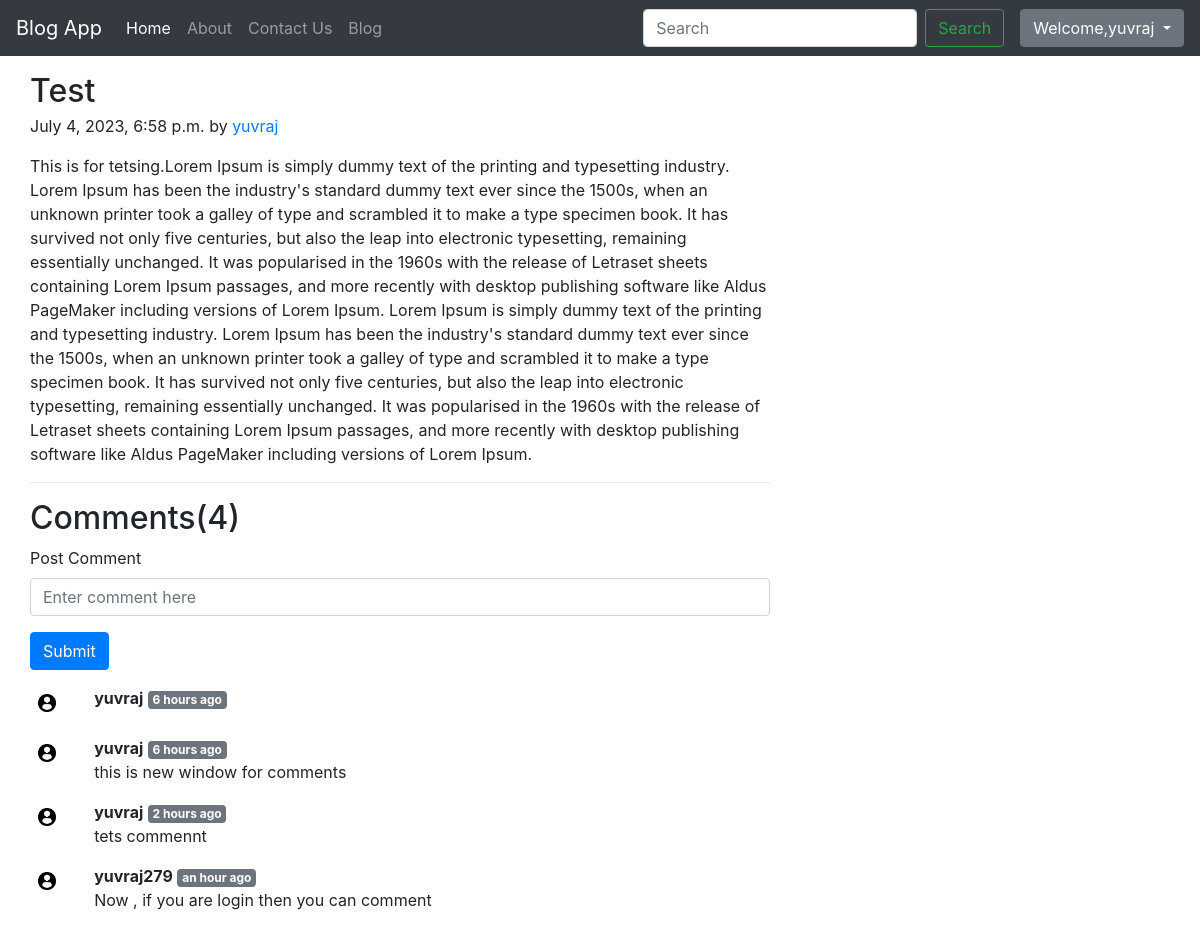
The page /blog/firstpost (signed in) on the database its author committed.
### blog/models.py (models this page shows, shortened)
class Post(models.Model):
    sno=models.AutoField(primary_key=True)
    title=models.CharField(max_length=255)
    author=models.CharField(max_length=13)
    slug=models.CharField(max_length=130)
    content=models.TextField()
    timeStamp=models.DateTimeField(blank=True)

class BlogComment(models.Model):
    sno=models.AutoField(primary_key=True)
    comment=models.TextField()
    user=models.ForeignKey(User,on_delete=models.CASCADE)
    post=models.ForeignKey(Post, on_delete=models.CASCADE)
    parent=models.ForeignKey('self',on_delete=models.CASCADE, null=True)
    timestamp=models.DateTimeField(default=now)

### blog/views.py (the view)
# urls.py: path('<str:slug>',views.blogPost, name='blogPost'),
def blogPost(request, slug):
        post=Post.objects.filter(slug=slug).first()
        comments=BlogComment.objects.filter(post=post)
        context={'post':post, 'comments':comments, 'user':request.user}
        return render(request,'blog/blogPost.html', context )

### templates/blog/blogPost.html (shortened to what this page needs)
{% extends 'base.html' %}
{% block body %}
{% load humanize %}
<div class="col-md-8">
  <div class="container my-3">
    <h2 class="display-5 link-body-emphasis mb-1">{{post.title}}</h2>
    <p class="blog-post-meta">{{post.timeStamp}} by <a href="/about">{{post.author}}</a></p>
    <p>{{post.content}}</p>
    <hr>
</div>
<div class="container">
  <h2>Comments({{comments.count}})</h2>
  <div class="my-2">
    {% if user.is_authenticated %}
    <form action="/blog/postComment" method="post">
        <div class="form-group">
            <label for="exampleInputEmail1">Post Comment </label>
            <input type="text" class="form-control" name="comment" placeholder="Enter comment here">
        </div>
        <button type="submit" class="btn btn-primary">Submit</button>
    </form>
    {% else %}
    Please login to post a comment
    {% endif %}
</div>
  {% for comment in comments %}
  <div class="row my-3">
  <div class="col-md-1 ">
    <img class="rounded mx-auto d-block w-100 p-2" src="/static/user1.png"  alt="user">
  </div>
  <div class="col-md-11 "><b>{{comment.user.username}}</b> <span class="badge badge-secondary ">{{comment.timestamp | naturaltime}}</span>
    <div>{{comment.comment}}</div>
    </div>
  </div>
  {% endfor %}
</div>
{% endblock body %}

### templates/base.html (shortened to what this page needs)
<!doctype html>
<html lang="en">
  <head>
    <link rel="stylesheet" href="https://cdn.jsdelivr.net/npm/bootstrap@4.3.1/dist/css/bootstrap.min.css">
  </head>
  <body>
    <nav class="navbar navbar-expand-lg navbar-dark bg-dark">
      <a class="navbar-brand" href="/">Blog App</a>
      <div class="collapse navbar-collapse" id="navbarSupportedContent">
        <ul class="navbar-nav mr-auto">
          <li class="nav-item active">
            <a class="nav-link" href="/">Home <span class="sr-only">(current)</span></a>
          </li>
          <li class="nav-item">
            <a class="nav-link" href="/about">About</a>
          </li>
          <li class="nav-item">
            <a class="nav-link" href="/contact">Contact Us</a>
          </li>
          <li class="nav-item">
            <a class="nav-link" href="/blog">Blog</a>
          </li>
        </ul>
        <form method="get" action ="/search" class="form-inline my-2 my-lg-0 mx-3">
          <input name="query" id= "query" class="form-control mr-sm-2" type="search" placeholder="Search" aria-label="Search">
          <button class="btn btn-outline-success my-2 my-sm-0" type="submit">Search</button>
        </form>
      </div>
      {% if user.is_authenticated %}
      <ul class="navbar-nav ml-auto">
        <div class="dropdown">
          <button class="btn btn-secondary dropdown-toggle" type="button" id="dropdownMenuButton" data-toggle="dropdown" aria-haspopup="true" aria-expanded="false">
            Welcome,{{request.user}}
          </button>
        </div>
      </ul>
      {% endif %}
    </nav>
    {% block body %}
    {% endblock body %}
  </body>
</html>

### rows shown on the page
Post: title "Test", timeStamp "July 4, 2023, 6:58 p.m.", author "yuvraj", content "This is for tetsing.Lorem Ipsum is simply dummy text of the printing and typesetting industry. Lorem Ipsum has been the industry's standard dummy text ever since the 1500s, when an unknown printer took a galley of type and scrambled it to make a type specimen book. It has survived not only five centuries, but also the leap into electronic typesetting, remaining essentially unchanged. It was popularised in the 1960s with the release of Letraset sheets containing Lorem Ipsum passages, and more recently with desktop publishing software like Aldus PageMaker including versions of Lorem Ipsum. Lorem Ipsum is simply dummy text of the printing and typesetting industry. Lorem Ipsum has been the…"
BlogComment: user.username "yuvraj", timestamp "6 hours ago"
BlogComment: user.username "yuvraj", timestamp "6 hours ago", comment "this is new window for comments"
BlogComment: user.username "yuvraj", timestamp "2 hours ago", comment "tets commennt"
BlogComment: user.username "yuvraj279", timestamp "an hour ago", comment "Now , if you are login then you can comment"

### other values the page prints
{{ request.user }} "yuvraj"
{{ comments.count }} "4"
